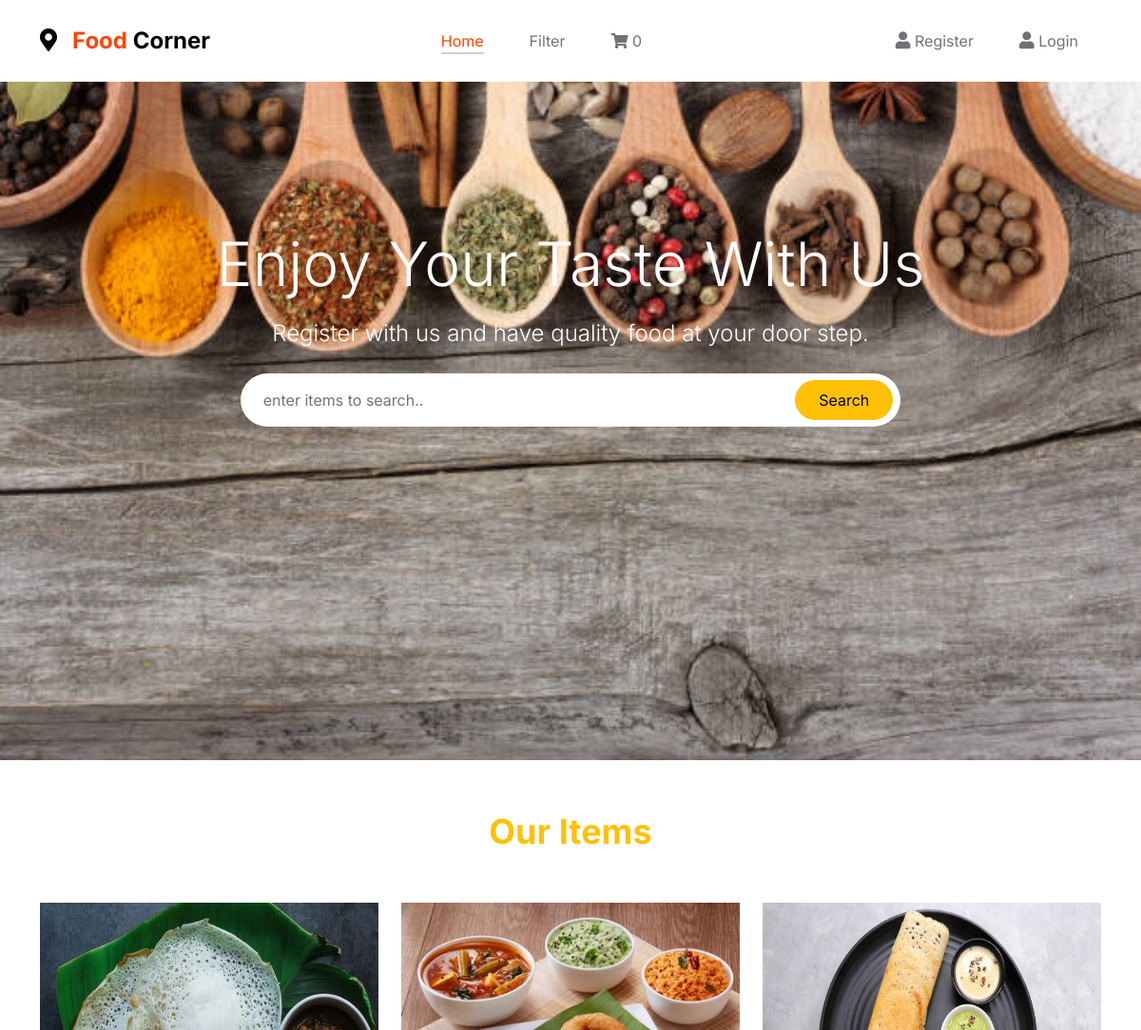
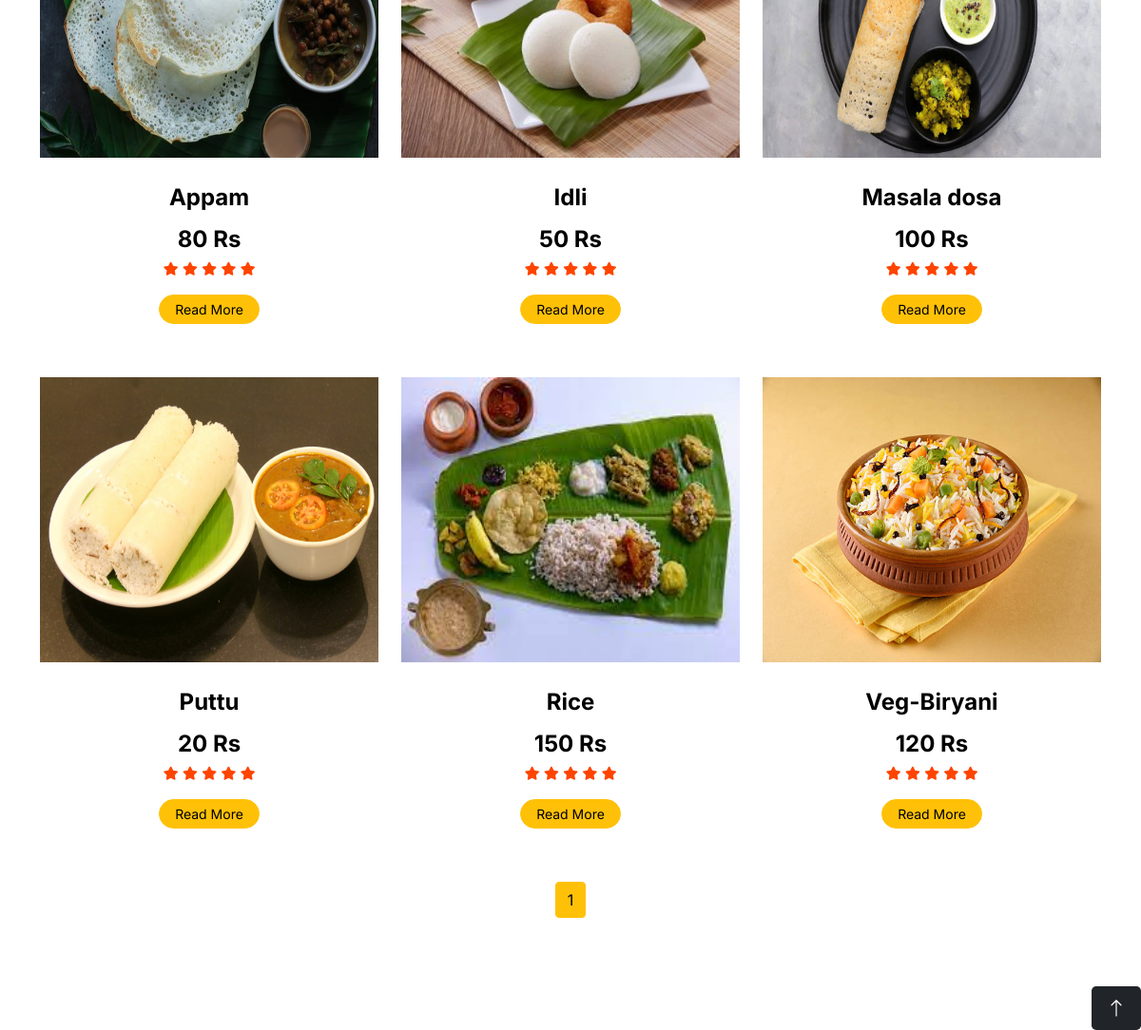
Screenshot of /vegetarian-food/ with the database file from the repository (2 pictures, top to bottom).
### shop/models.py (models this page shows, shortened)
class product(models.Model):
    img = models.ImageField(upload_to='product')
    name = models.CharField(max_length=100, unique=True)
    slug = models.SlugField(max_length=100, unique=True)
    desc = models.TextField(max_length=250)
    stock = models.IntegerField()
    available = models.BooleanField()
    price = models.IntegerField()
    category = models.ForeignKey(categ, on_delete=models.CASCADE)
    def get_url(self):
        return reverse('pro', args=[self.category.slug, self.slug])

### shop/views.py (the view)
# urls.py: 2. Add a URL to urlpatterns:  path('', views.home, name='home')
def home(request, c_slug=None):
    c_page = None
    pro = None
    if c_slug != None:
        c_page = get_object_or_404(categ, slug=c_slug)
        pro = product.objects.filter(category=c_page, available=True)
    else:
        pro = product.objects.filter(available=True)
    cat = categ.objects.all()
    paginator = Paginator(pro, 6)
    try:
        page = int(request.GET.get('page', '1'))
    except:
        page = 1
    try:
        products = paginator.page(page)
    except:
        products = paginator.page(paginator.num_pages)
    return render(request, "index.html", {'res': products, 'ca': cat})

### cart/context_processor.py (called while the page is built)
def count(request):
    item_count = 0
    if 'admin' in request.path:
        return {}
    else:
        try:
            ct = cartlist.objects.filter(cart_id=c_id(request))
            cti = cart_items.objects.all().filter(cart=ct[:1])
            for c in cti:
                item_count += c.quan
        except cartlist.DoesNotExist:
            item_count = 0
        return dict(itc=item_count)

### cart/views.py (called while the page is built)
def c_id(request):
    ct_id = request.session.session_key
    if not ct_id:
        ct_id = request.session.create()
    return ct_id

### shop/models.py (called while the page is built)
    def get_url(self):
        return reverse('cate', args=[self.slug])

### templates/index.html (shortened to what this page needs)
{% extends 'base.html' %}
{% load static %}
{% block content %}
<head>
</head>
<body>
    <div class="abc" style="background-image:url({% static 'ind/img/bg2.jpg' %})">
        <div class="container-fluid  py-5 mb-5">
            <div class="container py-5">
                <div class="row justify-content-center py-5">
                    <div class="col-lg-10 pt-lg-5 mt-lg-5 text-center">
                        <h1 class="display-3 text-white mb-3 animated slideInDown">Enjoy Your Taste With Us</h1>
                        <p class="fs-4 text-white mb-4 animated slideInDown">Register with us and have quality food at your door step.</p>
                        <form action="{% url 'search' %}" method="get">
                            <div class="position-relative w-75 mx-auto animated slideInDown">
                                <input class="form-control border-0 rounded-pill w-100 py-3 ps-4 pe-5" type="text" placeholder="enter items to search.." name="q">
                                <button type="submit" class="btn btn-warning rounded-pill py-2 px-4 position-absolute top-0 end-0 me-2" style="margin-top: 7px;">Search</button>
                            </div>
                        </form>
                    </div>
                </div>
            </div>
        </div>
    </div>
    <div class="container-xxl py-5">
        <div class="container">
            <div class="text-center wow fadeInUp" data-wow-delay="0.1s " id="item">
                <h3 class="section-title mb-5 bg-white text-center text-warning px-3">Our Items</h3>
            </div>
            <div class="row g-4 justify-content-center">
                {% for i in res.object_list %}
                <div class="col-lg-4 col-md-4 wow fadeInUp" data-wow-delay="0.1s">
                    <div class="package-item">
                        <div class="overflow-hidden">
                            <img class="img-fluid" src="{{i.img.url}}" alt="" style="height:300px; width:400px">
                        </div>
                        <div class="text-center p-4">
                            <h5>{{i.name}}</h5>
                            <h5 class="mb-0">{{i.price}} Rs</h5>
                            <div class="mb-3">
                                <small class="fa fa-star text-primary"></small>
                                <small class="fa fa-star text-primary"></small>
                                <small class="fa fa-star text-primary"></small>
                                <small class="fa fa-star text-primary"></small>
                                <small class="fa fa-star text-primary"></small>
                            </div>
                            <div class="d-flex justify-content-center mb-2">
                                <a href="{{i.get_url}}" class="btn btn-sm btn-warning px-3 rounded-pill" style="border-radius: 30px 0 0 30px;">Read More</a>
                            </div>
                        </div>
                    </div>
                </div>
                {% endfor %}
            </div>
        </div>
            <div class="mx-auto my-4">
                <div class="text-center">
                {% for pg in res.paginator.page_range %}
                <a href="?page={{pg}}/#item" class="btn btn-small btn-warning {% if products.number == pg %} active {% endif %}">{{pg}}</a>
                {% endfor %}
                </div>
            </div>
    </div>
    <a href="#" class="anc btn-lg btn-dark btn-lg-square back-to-top"><i class="bi bi-arrow-up"></i></a>
{% endblock %}

### static/base/css/tooplate-little-fashion.css (style rules this page uses)
:root { --white-color: #FFFFFF; --primary-color: #FF4400; --section-bg-color: #f0f8ff; --dark-color: #000000; --grey-color: #d0d1d1; --p-color: #717275; --body-font-family: 'Inter', sans-serif; --h5-font-size: 24px; --p-font-size: 20px; --copyright-text-font-size: 16px; --product-link-font-size: 14px; --custom-link-font-size: 12px; --font-weight-thin: 100; --font-weight-light: 300; --font-weight-normal: 400; --font-weight-bold: 700; --font-weight-black: 900; }
body, html { height: 100%; }
html { scroll-behavior: smooth; }
body { background: var(--white-color); font-family: var(--body-font-family); position: relative; }
h2, h3, h4, h5, h6 { color: var(--dark-color); line-height: inherit; }
h1, h2, h3, h4, h5, h6 { font-weight: var(--font-weight-bold); }
h1, h2 { font-weight: var(--font-weight-black); }
h1 { font-size: 64px; line-height: normal; }
h3 { font-size: 36px; }
h5 { font-size: 24px; }
p { color: var(--p-color); font-size: var(--p-font-size); font-weight: var(--font-weight-light); }
a, button { touch-action: manipulation; transition: all 0.3s; }
a { color: var(--p-color); text-decoration: none; }
.text-primary { color: var(--primary-color) !important; }
@media screen and (max-width: 1200px) { h1 { font-size: 62px; } }

### templates/index.html (style rules this page uses)
.abc { height: 100%; background-position: center; background-repeat: no-repeat; background-size: cover; }
.anc { float: right }

### rows the page displays
product: img (picture), name "Appam", price "80"
product: img (picture), name "Idli", price "50"
product: img (picture), name "Masala dosa", price "100"
product: img (picture), name "Puttu", price "20"
product: img (picture), name "Rice", price "150"
product: img (picture), name "Veg-Biryani", price "120"

### other values shown
{{ itc }} "0"
{{ pg }} "1"
